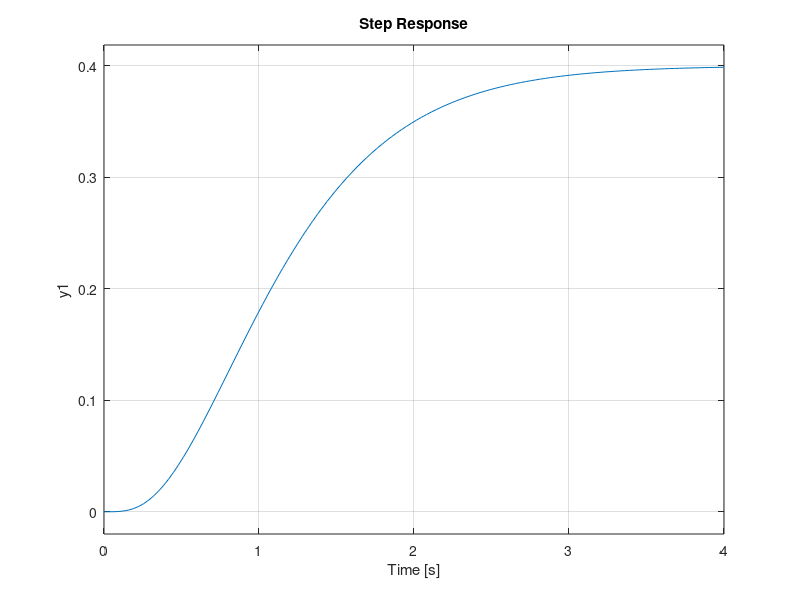

Reproduce this figure in MATLAB. (Note: this script raises an error after producing the figure.)
clc
clear
s=tf('s');
%%
%Zigler-Nicholes (I)
%a=0.48 L=0.35;;
%%%%%%%%P
%aK=1 => k=1/a=1/0.48=2.0833 Tp=4*L=4*0.35=1.4
%C=2.0833;
%%%%%%%%PI
%k=0.9/a=0.9/0.48=1.875     Ti=3L=3*0.35=1.05       Tp=5.7*L=5.7*0.35=1.995
%%%%%%%%PID
%k=1.2/a=1.2/0.48=2.5       Ti=2L=2*0.35=0.7        Td=L/2=0.35/2=0.175      Tp=3.4L=1.19
%%
%Zigler-Nicholes (II)
%Ku*G(jw)=-1
%Ku*G=Ku*(111.45*(jw+5.2)/((jw+2)*(jw+2.8)*(jw+3)*(jw+8.8)*(jw+9.8)));
%Ku=15 w=4 Tu=pi/2
%%%%%%%%P
%K/Ku=0.5 => K=15*0.5=7.5
%%%%%%%%PI
%K/Ku=0.4 => K=15*0.4=6      Ti/Tu=0.8 =>Ti=0.4*pi    Tp/Tu=1.4=>Tp=0.7*pi
%%%%%%%%PID
%K/Ku=0.6 => K=9         Ti/Tu=0.5=>Ti=0.25*pi        Td/Tu=0.125 =>
%Td=0.0625*pi       Tp/Tu=0.85 =>Tp=0.425*pi
%%
%Chein,Hrones and Reswick
%__disturbance response
%_____No overshoot
%%%%%%%%P
%aK=0.3 => k=0.3/a=0.3/0.48=0.6253 
%%%%%%%%PI
%k=0.6/a=0.6/0.48=1.25     Ti=4L=4*0.35=1.4       
%%%%%%%%PID
%k=0.95/a=0.95/0.48=2.375       Ti=2.4L=2.4*0.35=0.84      Td=0.42*L=0.42*0.35=0.147 

%_____20% overshoot
%%%%%%%%P
%aK=0.7 => k=0.7/a=0.7/0.48=1.458 
%%%%%%%%PI
%k=0.7/a=0.7/0.48=1.458     Ti=2.3L=2.3*0.35=0.805   
%%%%%%%%PID
%k=1.2/a=1.2/0.48=2.5      Ti=2L=2*0.35=0.7      Td=0.42*L=0.42*0.35=0.147 





%__step response
%_____No overshoot
%Tg=LKp/a=0.35*0.4/0.48=0.2917
%%%%%%%%P
%aK=0.3 => k=0.3/a=0.3/0.48=0.6253 
%%%%%%%%PI
%k=0.35/a=0.35/0.48=0.7292    Ti=1.2Tg=1.2*0.2917=0.35
%%%%%%%%PID
%k=0.6/a=0.6/0.48=1.25    Ti=1*Tg=0.2917   Td=0.5*Tg=0.5*0.2917=0.1459
%_____20% overshoot
%%%%%%%%P
%aK=0.7 => k=0.7/a=0.7/0.48=1.458 
%%%%%%%%PI
%k=0.6/a=0.6/0.48=1.25    Ti=1*Tg=0.2917
%%%%%%%%PID
%k=0.95/a=0.95/0.48=1.9792    Ti=1.4*Tg=0.4084  Td=0.47*Tg=0.47*0.2917=0.1371
%%
%Cohen-Coon
%T=T_0.63=1.3 s   a=KpL/T=0.4*0.35/1.3=0.1077
%t=L/(L+T)=0.35/(0.35+1.3)=0.2121
%%%%%%%%P
%K=2.27 
%%%%%%%%PI
%k=1.92144    Ti=0.743149
%%%%%%%%PD
%k=2.67374    Td=0.0831118
%%%%%%%%PID
%k=2.94878    Ti=0.792047   Td=0.123199
%%
%theta=t/T=1.3/0.2121=6.1292
%%%%%%%%P
%%%IAE
%a=0.9  b=0.98
%%%ISE
%a=1.4  b=0.92
%%%ITAE
%a=0.5  b=1.08
%k=(1/0.4)*a*(theta^(-b))

%%%%%%%%PI
%%%IAE
%a=0.98  b=0.98 c=1.65  d=0.71
%%%ISE
%a=1.3  b=0.96 c=2.03  d=0.74
%%%ITAE
%a=0.86  b=0.98 c=1.48  d=0.68
%k=(a/K)*a*(theta^(-b))
%Ti=Tc*(theta^(d))

%%%%%%%%PID
%%%IAE
%a=1.4  b=0.92 c=1.14  d=0.75   e=0.48   f=1.14
%%%ISE
%a=1.5  b=0.95 c=0.92  d=0.77   e=0.56   f=1
%%%ITAE
%a=1.36  b=0.95 c=1.18  d=0.74   e=0.38   f=1
%k=(1/K)*a*(theta^(-b))
%Ti=Tc*(theta^(d))
%Td=Te*(theta^(f))


%%
%Transfer Functions
G=111.45*(s+5.2)/((s+2)*(s+2.8)*(s+3)*(s+8.8)*(s+9.8));
step(G);
hold on
G2a=0.4/(1+1.35*s);
G2b=0.48*exp(-0.35*s)/(0.35*s);
Gs=0.4*exp(-0.35*s)/(1+s);
sys=G*C/(1+G*C);
%step(sys);

